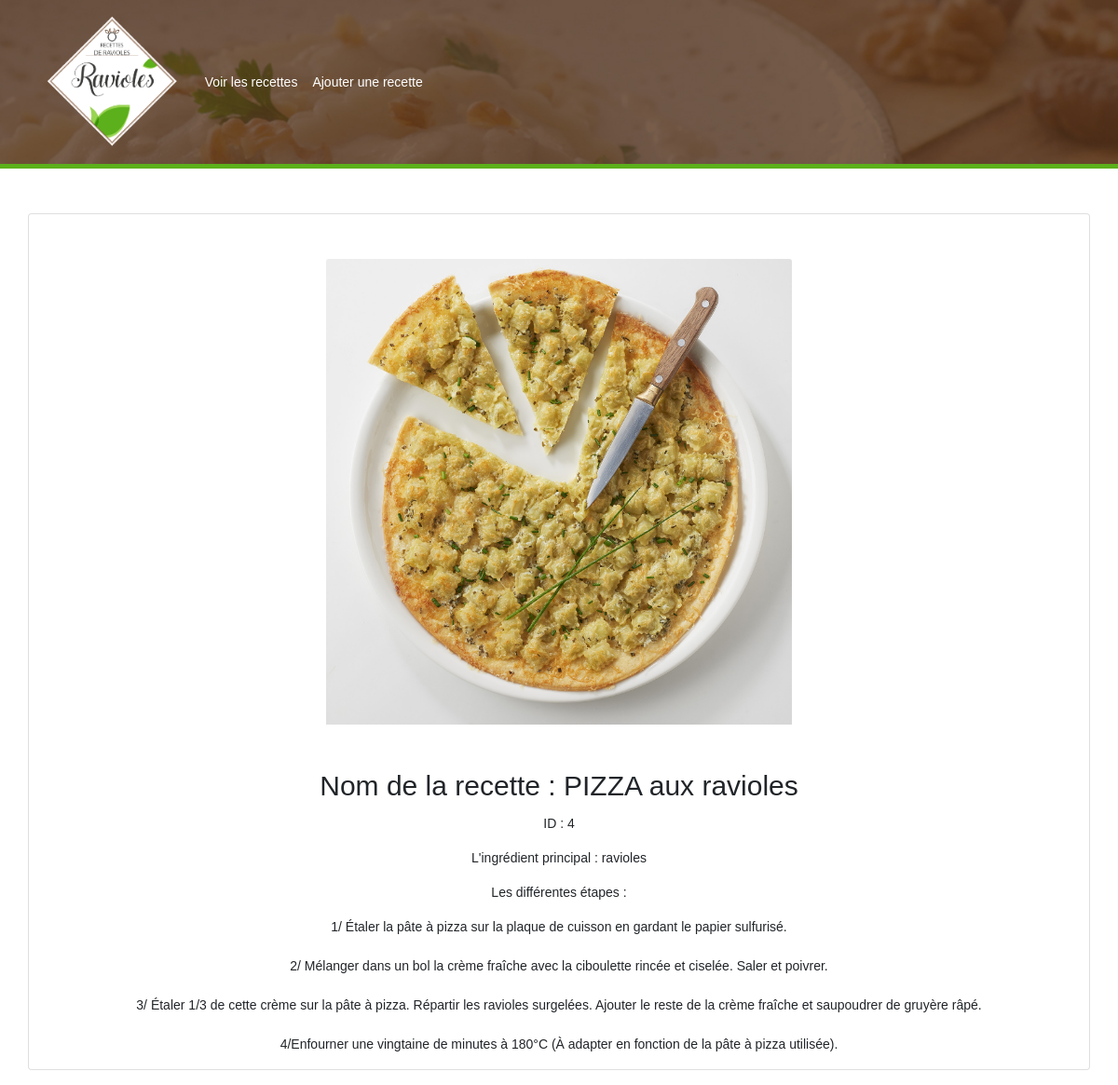
Screenshot of /index.php?controller=recette&action=detailRecette&id=4 with the database file from the repository.
### tables this page shows
CREATE TABLE IF NOT EXISTS `raviole` (
  `id` int(11) NOT NULL AUTO_INCREMENT,
  `ingredient_principal` varchar(250) NOT NULL,
  `titre` varchar(250) NOT NULL,
  `recette` text DEFAULT NULL,
  `file` varchar(250) DEFAULT NULL,
  PRIMARY KEY (`id`),
  UNIQUE KEY `raviole_id_uindex` (`id`)
);

### Controller/recette-controller.php (called while the page is built, shortened)
<?php
class RecetteController {
    public function detailRecette($id)
    {
        $recetteManager = new RecetteManager();
        $recette = $recetteManager->select($id);
        require 'View/recette-detail.php';
    }
}

### Model/Manager/DbManager.php (called while the page is built, shortened)
<?php
class DbManager{
    private $host = 'localhost';
    private $dbName = 'recettes_cuisine';
    private $username = 'root';
    private $password = '';
    public function __construct()
    {
        try {
            $this->bdd = new PDO('mysql:host='.$this->host.'; dbname='. $this->dbName , $this->username, $this->password);
        }
        catch(Exception $e) {
            die('Erreur '.$e->getMessage());
        }
    }
}

### Model/Manager/recette-manager.php (called while the page is built, shortened)
<?php
    class RecetteManager extends DbManager {
        public function select($id)
        {
            $requete = $this->bdd->prepare("SELECT * FROM raviole WHERE id = ?");
            $requete->bindParam(1, $id);
            $requete->execute();
            $res = $requete->fetch();
            $recette = new Recette($res['id'], $res['titre'], $res['ingredient_principal'], $res['recette'], $res['file']);
            return $recette;
        }
    }

### Model/Class/recette.php (called while the page is built, shortened)
<?php
    class Recette{
        private $id;
        private $titre;
        private $ingredient_principal;
        private $contenu;
        private $file;
    public function __construct($id = null, $titre, $ingredient_principal, $contenu, $file)
    {
        $this->id = $id;
        $this->titre = $titre;
        $this->ingredient_principal = $ingredient_principal;
        $this->contenu = $contenu;
        $this->file = $file;
    }
        public function getId()
        {
            return $this->id;
        }
        public function getTitre()
        {
            return $this->titre;
        }
        public function getIngredientPrincipal()
        {
            return $this->ingredient_principal;
        }
        public function getContenu()
        {
            return $this->contenu;
        }
        public function getImage()
        {
            return $this->file;
        }
    }

### View/recette-detail.php (the view, shortened to what this page needs)
<html>
<head>
</head>
<body>
<?php
include 'nav.php';
?>
<div id="detail" class="card mb-3 text-center container mt-5 pt-5">
    <img style="max-width: 500px;" class="m-auto card-img-top img-fluid pb-5" src="uploads/<?php echo($recette->getImage()); ?>"
         alt="Image de la recette <?php echo $recette->getTitre()?>"
    <div class="card-body">
        <h2 class="card-title">Nom de la recette : <?php echo $recette->getTitre()?></h2>
        <p class="card-text">ID : <?php echo $recette->getId()?></p>
        <p>L'ingrédient principal : <?php echo $recette->getIngredientPrincipal()?></p>
        <p>Les différentes étapes : </p>
            <p><?php echo nl2br($recette->getContenu())?></p>
    </div>
</body>
</html>

### assets/css/main.css (style rules this page uses)
body { font-family: "Poppins", "Arial", "Helvetica Neue", sans-serif; font-weight: 400; font-size: 14px; }
h1, h2, h3, h4, h5, h6 { font-weight: 400; }
h2 { font-size: 30px; }
body { background-image: url("../img/galaxy.jpg"); background-position: center; background-repeat: no-repeat; background-size: cover; background-attachment: fixed; }

### rows the page displays
raviole: file (picture), titre "PIZZA aux ravioles", id "4", ingredient_principal "ravioles", recette "1/ Étaler la pâte à pizza sur la plaque de cuisson en gardant le papier sulfurisé. 2/ Mélanger dans un bol la crème fraîche avec la ciboulette rincée et ciselée. Saler et poivrer. 3/ Étaler 1/3 de cette crème sur la pâte à pizza. Répartir les ravioles surgelées. Ajouter le reste de la crème fraîche et saupoudrer de gruyère râpé. 4/Enfourner une vingtaine de minutes à 180°C (À adapter en fonction de la pâte à pizza utilisée)."
